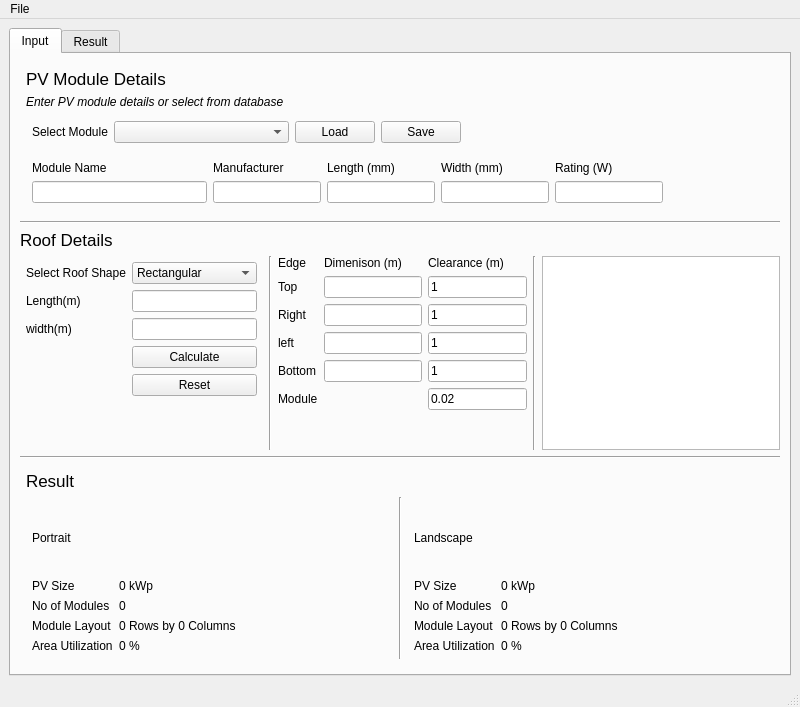
<?xml version="1.0" encoding="UTF-8"?>
<ui version="4.0">
 <class>MainWindow</class>
 <widget class="QMainWindow" name="MainWindow">
  <property name="geometry">
   <rect>
    <x>0</x>
    <y>0</y>
    <width>800</width>
    <height>707</height>
   </rect>
  </property>
  <property name="windowTitle">
   <string>Jerry's PV Size Estimator</string>
  </property>
  <widget class="QWidget" name="centralwidget">
   <layout class="QVBoxLayout" name="verticalLayout_10">
    <item>
     <widget class="QTabWidget" name="tabWidget">
      <property name="currentIndex">
       <number>0</number>
      </property>
      <widget class="QWidget" name="InputTab">
       <attribute name="title">
        <string>Input</string>
       </attribute>
       <layout class="QVBoxLayout" name="verticalLayout_15">
        <item>
         <layout class="QVBoxLayout" name="verticalLayout_14">
          <item>
           <layout class="QVBoxLayout" name="verticalLayout_6">
            <property name="leftMargin">
             <number>6</number>
            </property>
            <property name="topMargin">
             <number>6</number>
            </property>
            <property name="rightMargin">
             <number>6</number>
            </property>
            <property name="bottomMargin">
             <number>6</number>
            </property>
            <item>
             <widget class="QLabel" name="label">
              <property name="font">
               <font>
                <pointsize>13</pointsize>
               </font>
              </property>
              <property name="text">
               <string>PV Module Details</string>
              </property>
             </widget>
            </item>
            <item>
             <widget class="QLabel" name="label_0">
              <property name="font">
               <font>
                <italic>true</italic>
               </font>
              </property>
              <property name="text">
               <string>Enter PV module details or select from database</string>
              </property>
             </widget>
            </item>
            <item>
             <layout class="QHBoxLayout" name="horizontalLayout_2">
              <property name="leftMargin">
               <number>6</number>
              </property>
              <property name="topMargin">
               <number>6</number>
              </property>
              <property name="rightMargin">
               <number>6</number>
              </property>
              <property name="bottomMargin">
               <number>6</number>
              </property>
              <item>
               <widget class="QLabel" name="moduleloadlabel_1">
                <property name="text">
                 <string>Select Module</string>
                </property>
               </widget>
              </item>
              <item>
               <widget class="QComboBox" name="ModuleComboBox">
                <property name="sizePolicy">
                 <sizepolicy hsizetype="Fixed" vsizetype="Fixed">
                  <horstretch>0</horstretch>
                  <verstretch>0</verstretch>
                 </sizepolicy>
                </property>
                <property name="minimumSize">
                 <size>
                  <width>175</width>
                  <height>0</height>
                 </size>
                </property>
               </widget>
              </item>
              <item>
               <widget class="QPushButton" name="ModuleLoadButton">
                <property name="text">
                 <string>Load</string>
                </property>
               </widget>
              </item>
              <item>
               <widget class="QPushButton" name="ModuleSaveButton">
                <property name="text">
                 <string>Save</string>
                </property>
               </widget>
              </item>
              <item>
               <spacer name="horizontalSpacer">
                <property name="orientation">
                 <enum>Qt::Orientation::Horizontal</enum>
                </property>
                <property name="sizeHint" stdset="0">
                 <size>
                  <width>40</width>
                  <height>20</height>
                 </size>
                </property>
               </spacer>
              </item>
             </layout>
            </item>
            <item>
             <layout class="QHBoxLayout" name="horizontalLayout">
              <property name="leftMargin">
               <number>6</number>
              </property>
              <property name="topMargin">
               <number>6</number>
              </property>
              <property name="rightMargin">
               <number>6</number>
              </property>
              <property name="bottomMargin">
               <number>6</number>
              </property>
              <item>
               <layout class="QVBoxLayout" name="verticalLayout">
                <item>
                 <widget class="QLabel" name="label_6">
                  <property name="text">
                   <string>Module Name</string>
                  </property>
                 </widget>
                </item>
                <item>
                 <widget class="QLineEdit" name="ModuleLineName">
                  <property name="minimumSize">
                   <size>
                    <width>175</width>
                    <height>0</height>
                   </size>
                  </property>
                 </widget>
                </item>
               </layout>
              </item>
              <item>
               <layout class="QVBoxLayout" name="verticalLayout_2">
                <item>
                 <widget class="QLabel" name="label_2">
                  <property name="text">
                   <string>Manufacturer</string>
                  </property>
                 </widget>
                </item>
                <item>
                 <widget class="QLineEdit" name="ModuleLineMan"/>
                </item>
               </layout>
              </item>
              <item>
               <layout class="QVBoxLayout" name="verticalLayout_3">
                <item>
                 <widget class="QLabel" name="label_3">
                  <property name="maximumSize">
                   <size>
                    <width>100</width>
                    <height>16777215</height>
                   </size>
                  </property>
                  <property name="text">
                   <string>Length (mm)</string>
                  </property>
                 </widget>
                </item>
                <item>
                 <widget class="QLineEdit" name="ModuleLineLength">
                  <property name="maximumSize">
                   <size>
                    <width>1000</width>
                    <height>16777215</height>
                   </size>
                  </property>
                 </widget>
                </item>
               </layout>
              </item>
              <item>
               <layout class="QVBoxLayout" name="verticalLayout_4">
                <item>
                 <widget class="QLabel" name="label_4">
                  <property name="maximumSize">
                   <size>
                    <width>100</width>
                    <height>16777215</height>
                   </size>
                  </property>
                  <property name="text">
                   <string>Width (mm)</string>
                  </property>
                 </widget>
                </item>
                <item>
                 <widget class="QLineEdit" name="ModuleLineWidth">
                  <property name="maximumSize">
                   <size>
                    <width>1000</width>
                    <height>16777215</height>
                   </size>
                  </property>
                 </widget>
                </item>
               </layout>
              </item>
              <item>
               <layout class="QVBoxLayout" name="verticalLayout_5">
                <item>
                 <widget class="QLabel" name="label_5">
                  <property name="maximumSize">
                   <size>
                    <width>100</width>
                    <height>16777215</height>
                   </size>
                  </property>
                  <property name="text">
                   <string>Rating (W)</string>
                  </property>
                 </widget>
                </item>
                <item>
                 <widget class="QLineEdit" name="ModuleLineRating">
                  <property name="maximumSize">
                   <size>
                    <width>1000</width>
                    <height>16777215</height>
                   </size>
                  </property>
                 </widget>
                </item>
               </layout>
              </item>
              <item>
               <spacer name="horizontalSpacer_2">
                <property name="orientation">
                 <enum>Qt::Orientation::Horizontal</enum>
                </property>
                <property name="sizeHint" stdset="0">
                 <size>
                  <width>40</width>
                  <height>20</height>
                 </size>
                </property>
               </spacer>
              </item>
             </layout>
            </item>
           </layout>
          </item>
          <item>
           <widget class="Line" name="line">
            <property name="sizePolicy">
             <sizepolicy hsizetype="Expanding" vsizetype="Fixed">
              <horstretch>1</horstretch>
              <verstretch>0</verstretch>
             </sizepolicy>
            </property>
            <property name="orientation">
             <enum>Qt::Orientation::Horizontal</enum>
            </property>
           </widget>
          </item>
          <item>
           <layout class="QVBoxLayout" name="verticalLayout_9">
            <item>
             <widget class="QLabel" name="RoofLabel">
              <property name="font">
               <font>
                <pointsize>13</pointsize>
               </font>
              </property>
              <property name="text">
               <string>Roof Details</string>
              </property>
             </widget>
            </item>
            <item>
             <layout class="QHBoxLayout" name="horizontalLayout_3">
              <item>
               <layout class="QVBoxLayout" name="verticalLayout_7">
                <property name="leftMargin">
                 <number>6</number>
                </property>
                <property name="topMargin">
                 <number>6</number>
                </property>
                <property name="rightMargin">
                 <number>6</number>
                </property>
                <property name="bottomMargin">
                 <number>6</number>
                </property>
                <item>
                 <layout class="QFormLayout" name="formLayout_3">
                  <item row="0" column="0">
                   <widget class="QLabel" name="RoofLabel_1">
                    <property name="text">
                     <string>Select Roof Shape</string>
                    </property>
                   </widget>
                  </item>
                  <item row="0" column="1">
                   <widget class="QComboBox" name="RoofComboBox">
                    <property name="sizePolicy">
                     <sizepolicy hsizetype="Fixed" vsizetype="Fixed">
                      <horstretch>0</horstretch>
                      <verstretch>0</verstretch>
                     </sizepolicy>
                    </property>
                    <property name="minimumSize">
                     <size>
                      <width>125</width>
                      <height>0</height>
                     </size>
                    </property>
                    <item>
                     <property name="text">
                      <string>Rectangular</string>
                     </property>
                    </item>
                    <item>
                     <property name="text">
                      <string>Trapezoidal</string>
                     </property>
                    </item>
                   </widget>
                  </item>
                  <item row="1" column="0">
                   <widget class="QLabel" name="RoofLabel_9">
                    <property name="text">
                     <string>Length(m)</string>
                    </property>
                   </widget>
                  </item>
                  <item row="1" column="1">
                   <widget class="QLineEdit" name="RoofLengthLine">
                    <property name="maximumSize">
                     <size>
                      <width>1000</width>
                      <height>16777215</height>
                     </size>
                    </property>
                   </widget>
                  </item>
                  <item row="2" column="0">
                   <widget class="QLabel" name="RoofLabel_10">
                    <property name="text">
                     <string>width(m)</string>
                    </property>
                   </widget>
                  </item>
                  <item row="2" column="1">
                   <widget class="QLineEdit" name="RoofWidthLine">
                    <property name="maximumSize">
                     <size>
                      <width>1000</width>
                      <height>16777215</height>
                     </size>
                    </property>
                   </widget>
                  </item>
                  <item row="3" column="1">
                   <widget class="QPushButton" name="CalculateButton">
                    <property name="text">
                     <string>Calculate</string>
                    </property>
                   </widget>
                  </item>
                  <item row="4" column="1">
                   <widget class="QPushButton" name="ResetButton">
                    <property name="text">
                     <string>Reset</string>
                    </property>
                   </widget>
                  </item>
                 </layout>
                </item>
                <item>
                 <spacer name="verticalSpacer">
                  <property name="orientation">
                   <enum>Qt::Orientation::Vertical</enum>
                  </property>
                  <property name="sizeHint" stdset="0">
                   <size>
                    <width>20</width>
                    <height>40</height>
                   </size>
                  </property>
                 </spacer>
                </item>
               </layout>
              </item>
              <item>
               <widget class="Line" name="line_3">
                <property name="orientation">
                 <enum>Qt::Orientation::Vertical</enum>
                </property>
               </widget>
              </item>
              <item>
               <layout class="QVBoxLayout" name="verticalLayout_8">
                <item>
                 <layout class="QGridLayout" name="gridLayout">
                  <item row="1" column="1">
                   <widget class="QLineEdit" name="RoofLineEdit_11">
                    <property name="maximumSize">
                     <size>
                      <width>1000</width>
                      <height>16777215</height>
                     </size>
                    </property>
                   </widget>
                  </item>
                  <item row="0" column="1">
                   <widget class="QLabel" name="RoofLabel_3">
                    <property name="text">
                     <string>Dimenison (m)</string>
                    </property>
                   </widget>
                  </item>
                  <item row="0" column="2">
                   <widget class="QLabel" name="RoofLabel_4">
                    <property name="text">
                     <string>Clearance (m)</string>
                    </property>
                   </widget>
                  </item>
                  <item row="4" column="2">
                   <widget class="QLineEdit" name="RoofLineEdit_42">
                    <property name="maximumSize">
                     <size>
                      <width>1000</width>
                      <height>16777215</height>
                     </size>
                    </property>
                    <property name="text">
                     <string>1</string>
                    </property>
                   </widget>
                  </item>
                  <item row="4" column="0">
                   <widget class="QLabel" name="RoofLabel_8">
                    <property name="text">
                     <string>Bottom</string>
                    </property>
                   </widget>
                  </item>
                  <item row="2" column="1">
                   <widget class="QLineEdit" name="RoofLineEdit_21">
                    <property name="maximumSize">
                     <size>
                      <width>1000</width>
                      <height>16777215</height>
                     </size>
                    </property>
                   </widget>
                  </item>
                  <item row="3" column="1">
                   <widget class="QLineEdit" name="RoofLineEdit_31">
                    <property name="maximumSize">
                     <size>
                      <width>1000</width>
                      <height>16777215</height>
                     </size>
                    </property>
                   </widget>
                  </item>
                  <item row="3" column="0">
                   <widget class="QLabel" name="RoofLabel_7">
                    <property name="text">
                     <string>left</string>
                    </property>
                   </widget>
                  </item>
                  <item row="2" column="0">
                   <widget class="QLabel" name="RoofLabel_6">
                    <property name="text">
                     <string>Right</string>
                    </property>
                   </widget>
                  </item>
                  <item row="1" column="0">
                   <widget class="QLabel" name="RoofLabel_5">
                    <property name="text">
                     <string>Top</string>
                    </property>
                   </widget>
                  </item>
                  <item row="0" column="0">
                   <widget class="QLabel" name="RoofLabel_2">
                    <property name="text">
                     <string>Edge</string>
                    </property>
                   </widget>
                  </item>
                  <item row="1" column="2">
                   <widget class="QLineEdit" name="RoofLineEdit_12">
                    <property name="maximumSize">
                     <size>
                      <width>1000</width>
                      <height>16777215</height>
                     </size>
                    </property>
                    <property name="text">
                     <string>1</string>
                    </property>
                   </widget>
                  </item>
                  <item row="3" column="2">
                   <widget class="QLineEdit" name="RoofLineEdit_32">
                    <property name="maximumSize">
                     <size>
                      <width>1000</width>
                      <height>16777215</height>
                     </size>
                    </property>
                    <property name="text">
                     <string>1</string>
                    </property>
                   </widget>
                  </item>
                  <item row="4" column="1">
                   <widget class="QLineEdit" name="RoofLineEdit_41">
                    <property name="maximumSize">
                     <size>
                      <width>1000</width>
                      <height>16777215</height>
                     </size>
                    </property>
                   </widget>
                  </item>
                  <item row="2" column="2">
                   <widget class="QLineEdit" name="RoofLineEdit_22">
                    <property name="maximumSize">
                     <size>
                      <width>1000</width>
                      <height>16777215</height>
                     </size>
                    </property>
                    <property name="text">
                     <string>1</string>
                    </property>
                   </widget>
                  </item>
                  <item row="5" column="2">
                   <widget class="QLineEdit" name="RoofModuleLineEdit">
                    <property name="text">
                     <string>0.02</string>
                    </property>
                   </widget>
                  </item>
                  <item row="5" column="0">
                   <widget class="QLabel" name="RoofLabel_11">
                    <property name="text">
                     <string>Module</string>
                    </property>
                   </widget>
                  </item>
                 </layout>
                </item>
                <item>
                 <spacer name="verticalSpacer_2">
                  <property name="orientation">
                   <enum>Qt::Orientation::Vertical</enum>
                  </property>
                  <property name="sizeHint" stdset="0">
                   <size>
                    <width>20</width>
                    <height>40</height>
                   </size>
                  </property>
                 </spacer>
                </item>
               </layout>
              </item>
              <item>
               <widget class="Line" name="line_4">
                <property name="orientation">
                 <enum>Qt::Orientation::Vertical</enum>
                </property>
               </widget>
              </item>
              <item>
               <widget class="QGraphicsView" name="graphicsView">
                <property name="maximumSize">
                 <size>
                  <width>16777215</width>
                  <height>1000</height>
                 </size>
                </property>
               </widget>
              </item>
             </layout>
            </item>
           </layout>
          </item>
          <item>
           <widget class="Line" name="line_2">
            <property name="sizePolicy">
             <sizepolicy hsizetype="Expanding" vsizetype="Fixed">
              <horstretch>1</horstretch>
              <verstretch>0</verstretch>
             </sizepolicy>
            </property>
            <property name="orientation">
             <enum>Qt::Orientation::Horizontal</enum>
            </property>
           </widget>
          </item>
          <item>
           <layout class="QVBoxLayout" name="verticalLayout_13">
            <property name="leftMargin">
             <number>6</number>
            </property>
            <property name="topMargin">
             <number>6</number>
            </property>
            <property name="rightMargin">
             <number>6</number>
            </property>
            <property name="bottomMargin">
             <number>6</number>
            </property>
            <item>
             <widget class="QLabel" name="ResultLabel">
              <property name="font">
               <font>
                <pointsize>13</pointsize>
               </font>
              </property>
              <property name="text">
               <string>Result</string>
              </property>
             </widget>
            </item>
            <item>
             <layout class="QHBoxLayout" name="horizontalLayout_6">
              <item>
               <layout class="QVBoxLayout" name="verticalLayout_11">
                <property name="leftMargin">
                 <number>6</number>
                </property>
                <property name="topMargin">
                 <number>6</number>
                </property>
                <property name="rightMargin">
                 <number>6</number>
                </property>
                <property name="bottomMargin">
                 <number>6</number>
                </property>
                <item>
                 <widget class="QLabel" name="ResultLabel_1">
                  <property name="text">
                   <string>Portrait</string>
                  </property>
                 </widget>
                </item>
                <item>
                 <layout class="QFormLayout" name="formLayout">
                  <item row="0" column="0">
                   <widget class="QLabel" name="ResultLabel_3">
                    <property name="text">
                     <string>PV Size</string>
                    </property>
                   </widget>
                  </item>
                  <item row="0" column="1">
                   <widget class="QLabel" name="PortraitSizeLabel">
                    <property name="text">
                     <string>0 kWp</string>
                    </property>
                   </widget>
                  </item>
                  <item row="1" column="0">
                   <widget class="QLabel" name="ResultLabel_4">
                    <property name="text">
                     <string>No of Modules</string>
                    </property>
                   </widget>
                  </item>
                  <item row="1" column="1">
                   <widget class="QLabel" name="PortraitModuleLabel">
                    <property name="text">
                     <string>0</string>
                    </property>
                   </widget>
                  </item>
                  <item row="2" column="0">
                   <widget class="QLabel" name="ResultLabel_5">
                    <property name="text">
                     <string>Module Layout</string>
                    </property>
                   </widget>
                  </item>
                  <item row="2" column="1">
                   <widget class="QLabel" name="PortraitLayoutLabel">
                    <property name="text">
                     <string>0 Rows by 0 Columns</string>
                    </property>
                   </widget>
                  </item>
                  <item row="3" column="0">
                   <widget class="QLabel" name="areaUtilizationLabel">
                    <property name="text">
                     <string>Area Utilization</string>
                    </property>
                   </widget>
                  </item>
                  <item row="3" column="1">
                   <widget class="QLabel" name="PortraitUtliizationLabel">
                    <property name="text">
                     <string>0 %</string>
                    </property>
                   </widget>
                  </item>
                 </layout>
                </item>
               </layout>
              </item>
              <item>
               <widget class="Line" name="line_5">
                <property name="sizePolicy">
                 <sizepolicy hsizetype="Fixed" vsizetype="Expanding">
                  <horstretch>0</horstretch>
                  <verstretch>1</verstretch>
                 </sizepolicy>
                </property>
                <property name="orientation">
                 <enum>Qt::Orientation::Vertical</enum>
                </property>
               </widget>
              </item>
              <item>
               <layout class="QVBoxLayout" name="verticalLayout_12">
                <property name="leftMargin">
                 <number>6</number>
                </property>
                <property name="topMargin">
                 <number>6</number>
                </property>
                <property name="rightMargin">
                 <number>6</number>
                </property>
                <property name="bottomMargin">
                 <number>6</number>
                </property>
                <item>
                 <widget class="QLabel" name="ResultLabel_2">
                  <property name="text">
                   <string>Landscape</string>
                  </property>
                 </widget>
                </item>
                <item>
                 <layout class="QFormLayout" name="formLayout_2">
                  <item row="0" column="0">
                   <widget class="QLabel" name="ResultLabel_8">
                    <property name="text">
                     <string>PV Size</string>
                    </property>
                   </widget>
                  </item>
                  <item row="0" column="1">
                   <widget class="QLabel" name="LandscapeSizeLabel">
                    <property name="text">
                     <string>0 kWp</string>
                    </property>
                   </widget>
                  </item>
                  <item row="1" column="0">
                   <widget class="QLabel" name="ResultLabel_7">
                    <property name="text">
                     <string>No of Modules</string>
                    </property>
                   </widget>
                  </item>
                  <item row="1" column="1">
                   <widget class="QLabel" name="LandscapeModuleLabel">
                    <property name="text">
                     <string>0</string>
                    </property>
                   </widget>
                  </item>
                  <item row="2" column="0">
                   <widget class="QLabel" name="ResultLabel_6">
                    <property name="text">
                     <string>Module Layout</string>
                    </property>
                   </widget>
                  </item>
                  <item row="2" column="1">
                   <widget class="QLabel" name="LandscapeLayoutLabel">
                    <property name="text">
                     <string>0 Rows by 0 Columns</string>
                    </property>
                   </widget>
                  </item>
                  <item row="3" column="0">
                   <widget class="QLabel" name="areaUtilizationLabel_2">
                    <property name="text">
                     <string>Area Utilization</string>
                    </property>
                   </widget>
                  </item>
                  <item row="3" column="1">
                   <widget class="QLabel" name="LandscapeUtliizationLabel">
                    <property name="text">
                     <string>0 %</string>
                    </property>
                   </widget>
                  </item>
                 </layout>
                </item>
               </layout>
              </item>
             </layout>
            </item>
           </layout>
          </item>
         </layout>
        </item>
       </layout>
      </widget>
      <widget class="QWidget" name="ResultTab">
       <property name="sizePolicy">
        <sizepolicy hsizetype="Expanding" vsizetype="Expanding">
         <horstretch>1</horstretch>
         <verstretch>1</verstretch>
        </sizepolicy>
       </property>
       <attribute name="title">
        <string>Result</string>
       </attribute>
       <layout class="QHBoxLayout" name="horizontalLayout_5">
        <item>
         <layout class="QHBoxLayout" name="horizontalLayout_4" stretch="0">
          <item>
           <widget class="QGraphicsView" name="ResultGraphicsView">
            <property name="sizePolicy">
             <sizepolicy hsizetype="Expanding" vsizetype="Expanding">
              <horstretch>1</horstretch>
              <verstretch>1</verstretch>
             </sizepolicy>
            </property>
           </widget>
          </item>
         </layout>
        </item>
       </layout>
      </widget>
     </widget>
    </item>
   </layout>
  </widget>
  <widget class="QMenuBar" name="menubar">
   <property name="geometry">
    <rect>
     <x>0</x>
     <y>0</y>
     <width>800</width>
     <height>23</height>
    </rect>
   </property>
   <widget class="QMenu" name="menuFile">
    <property name="title">
     <string>File</string>
    </property>
    <addaction name="actionCreate_New_Database"/>
    <addaction name="actionLoad_Database"/>
   </widget>
   <addaction name="menuFile"/>
  </widget>
  <widget class="QStatusBar" name="statusbar"/>
  <action name="actionCreate_New_Database">
   <property name="text">
    <string>Create New Database</string>
   </property>
  </action>
  <action name="actionLoad_Database">
   <property name="text">
    <string>Load Database</string>
   </property>
  </action>
 </widget>
 <resources/>
 <connections/>
</ui>
